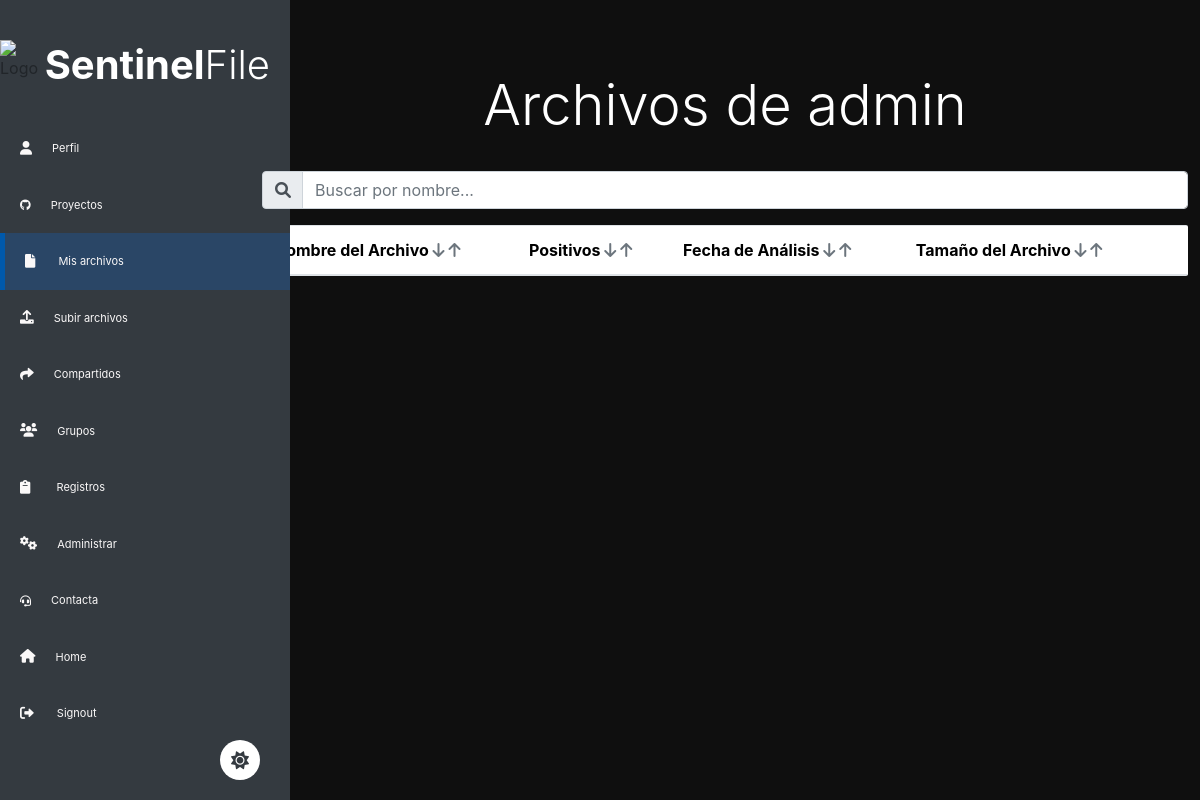
/archivos/ (signed in), run on an earlier commit of the app's database.
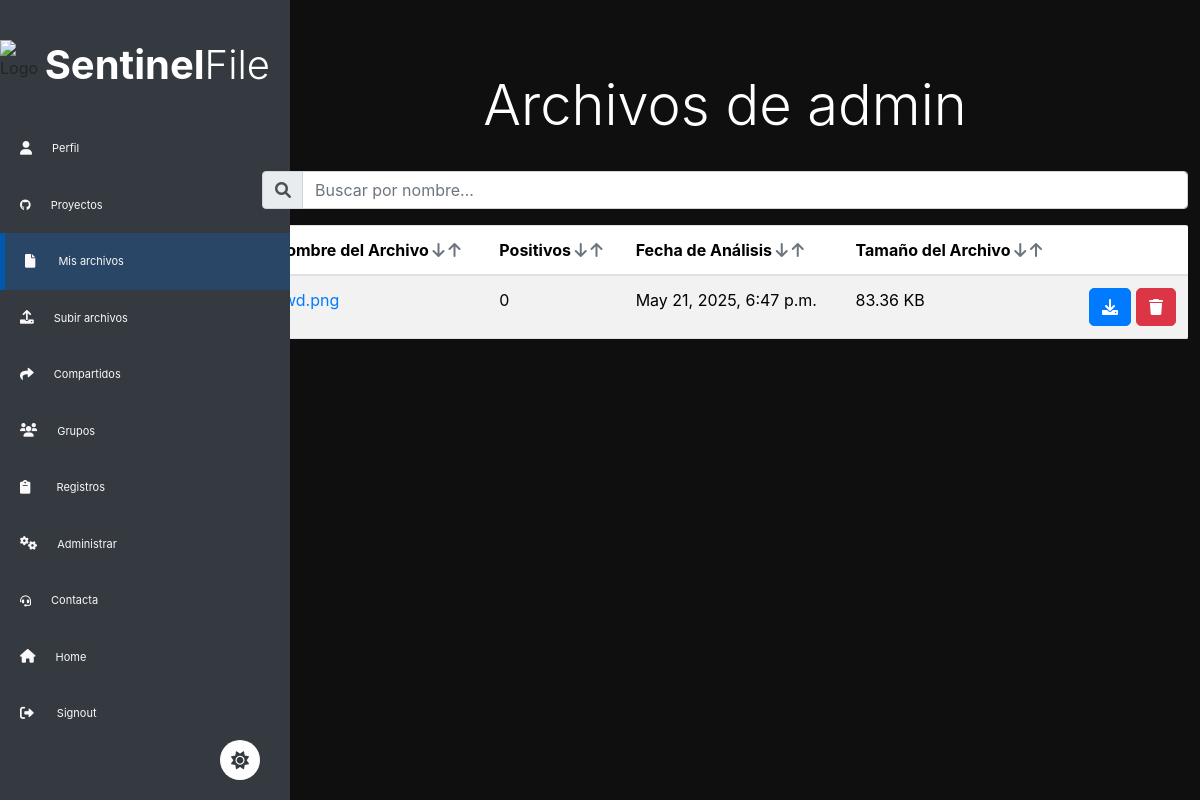
And on a later commit of the database.
### archivos/models.py (models this page shows, shortened)
class Archivo(models.Model):
  id_APB2TAL = models.CharField(max_length=640, default=False)
  archivo_hash = models.CharField(max_length=640)
  nombre_archivo = models.CharField(max_length=255)
  positivos = models.IntegerField()
  current_time = models.DateTimeField(auto_now_add=True)
  tamaño = models.CharField(max_length=255, default=False)

### archivos/views.py (the view)
# urls.py: path('archivos/', views.archivos, name='archivos'),
@accepted_user_required
@login_required
def archivos(request):
    usuario_actual = request.user
    if adquisicion.objects.filter(user=usuario_actual).exists():
        archivos_adquisicion = adquisicion.objects.filter(user=usuario_actual).values_list('archivo', flat=True)
        registros = Archivo.objects.filter(id__in=archivos_adquisicion)
    else:
        registros = Archivo.objects.none()  # Retorna una queryset vacía si no hay archivos asociados al usuario
    return render(request, 'archivos.html', {'registros': registros})

### archivos/views.py (called while the page is built)
def accepted_user_required(view_func):
    decorated_view_func = user_passes_test(
        lambda user: user.is_authenticated and user.is_accepted,
        login_url='/perfil'  # Redirige a la página de perfil si el usuario no tiene is_accepted
    )(view_func)
    return decorated_view_func

### archivos/templates/archivos.html (shortened to what the changed rows need)
{% extends 'baseusuario.html' %}
{% block content %}
<link rel="stylesheet" type="text/css" href="https://cdn.datatables.net/1.11.5/css/jquery.dataTables.css">
<body>
<div class="container">
    <div class="row">
        <div class="col-md-13 offset-md-0 mt-5">
            <h2 class="text-center display-4 py-4">Archivos de {{ user.username }} </h2>
            <table id="tablaArchivos" class="table table-striped" style="border-radius: 2px; overflow: hidden;">
                <thead>
                    <tr>
                        <th onclick="sortTable(0)">
                            Nombre del Archivo
                            <i class="fas fa-arrow-down" onclick="sortTable(0, 'asc')"></i>
                            <i class="fas fa-arrow-up" onclick="sortTable(0, 'desc')"></i>
                        </th>
                        <th onclick="sortTable(1)">
                            Positivos
                            <i class="fas fa-arrow-down" onclick="sortTable(1, 'asc')"></i>
                            <i class="fas fa-arrow-up" onclick="sortTable(1, 'desc')"></i>
                        </th>
                        <th onclick="sortTable(2)">
                            Fecha de Análisis
                            <i class="fas fa-arrow-down" onclick="sortTable(2, 'asc')"></i>
                            <i class="fas fa-arrow-up" onclick="sortTable(2, 'desc')"></i>
                        </th>
                        <th onclick="sortTable(3)">
                            Tamaño del Archivo
                            <i class="fas fa-arrow-down" onclick="sortTable(3, 'asc')"></i>
                            <i class="fas fa-arrow-up" onclick="sortTable(3, 'desc')"></i>
                        </th>
                        <th></th>
                    </tr>
                </thead>
                <tbody>
                    {% for registro in registros %}
                    <tr>
                        <td>
                            {% if registro.positivos > 1 %}
                                {{ registro.nombre_archivo }}
                            {% else %}
                                <a href="{% url 'archivos_manage' archivo_id=registro.id %}">
                                    {{ registro.nombre_archivo }}
                                </a>
                            {% endif %}
                        </td>
                        <td {% if registro.positivos > 1 %} style="color: red;" {% endif %}>
                            {{ registro.positivos }}
                        </td>
                        <td>{{ registro.current_time }}</td>
                        <td>{{ registro.tamaño }}</td>
                        <td class="text-right">
                            <div class="btn-group" role="group" aria-label="Botones de archivo">
                                {% if registro.positivos <= 1 %}
                                <a href="{% url 'descargar_archivo' registro.id %}" class="btn btn-primary" style="border-radius: 5px;">
                                    <i class="fas fa-download"></i>
                                </a>
                                {% else %}
                                <button type="button" class="btn btn-warning" style="border-radius: 5px;" onclick="mostrarMensaje()">
                                    <i class="fas fa-exclamation-circle"></i>
                                </button>
                                {% endif %}
                                <form action="{% url 'eliminar_archivo' registro.id %}" method="post">
                                    <button type="submit" class="btn btn-danger" style="border-radius: 5px; margin-left: 5px;">
                                        <i class="fas fa-trash"></i>
                                    </button>
                                </form>
                            </div>
                        </td>
                    </tr>
                    {% endfor %}
                </tbody>
            </table>
        </div>
    </div>
</div>
</body>
{% endblock %}

What changed in the data, as far as the page shows it:
added Archivo: nombre_archivo "awd.png", positivos "0", current_time "May 21, 2025, 6:47 p.m.", tamaño "83.36 KB"
